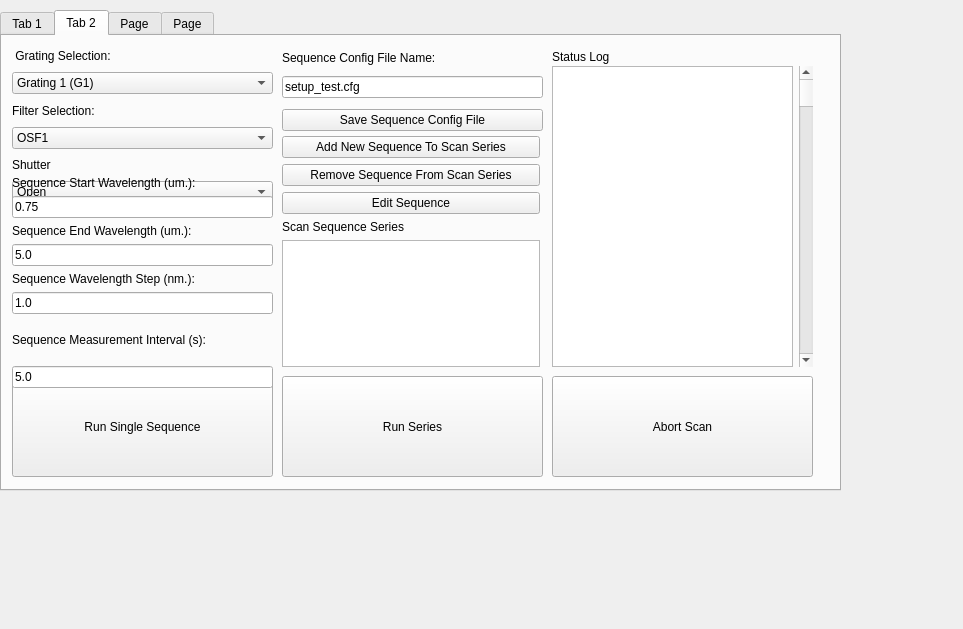
<?xml version="1.0" encoding="UTF-8"?>
<ui version="4.0">
 <class>Dialog</class>
 <widget class="QDialog" name="Dialog">
  <property name="geometry">
   <rect>
    <x>0</x>
    <y>0</y>
    <width>963</width>
    <height>629</height>
   </rect>
  </property>
  <property name="windowTitle">
   <string>Dialog</string>
  </property>
  <widget class="QTabWidget" name="tabWidget">
   <property name="geometry">
    <rect>
     <x>0</x>
     <y>10</y>
     <width>841</width>
     <height>481</height>
    </rect>
   </property>
   <property name="currentIndex">
    <number>1</number>
   </property>
   <widget class="QWidget" name="tab1_series_scan">
    <attribute name="title">
     <string>Tab 1</string>
    </attribute>
    <widget class="QListWidget" name="sequence_config_files_tab1">
     <property name="geometry">
      <rect>
       <x>280</x>
       <y>180</y>
       <width>261</width>
       <height>151</height>
      </rect>
     </property>
     <property name="dragDropMode">
      <enum>QAbstractItemView::DragDrop</enum>
     </property>
    </widget>
    <widget class="QLabel" name="sequence_progress_label_tab1">
     <property name="geometry">
      <rect>
       <x>280</x>
       <y>10</y>
       <width>211</width>
       <height>21</height>
      </rect>
     </property>
     <property name="text">
      <string>Current Sequence Progress</string>
     </property>
    </widget>
    <widget class="QProgressBar" name="sequence_progressBar_tab1">
     <property name="geometry">
      <rect>
       <x>280</x>
       <y>30</y>
       <width>251</width>
       <height>23</height>
      </rect>
     </property>
     <property name="value">
      <number>24</number>
     </property>
    </widget>
    <widget class="QLabel" name="series_progress_label_tab1">
     <property name="geometry">
      <rect>
       <x>280</x>
       <y>50</y>
       <width>221</width>
       <height>20</height>
      </rect>
     </property>
     <property name="text">
      <string>Scan Sequence Series Progress</string>
     </property>
    </widget>
    <widget class="QProgressBar" name="series_progressBar_tab1">
     <property name="geometry">
      <rect>
       <x>280</x>
       <y>70</y>
       <width>251</width>
       <height>23</height>
      </rect>
     </property>
     <property name="value">
      <number>24</number>
     </property>
    </widget>
    <widget class="QLabel" name="sequence_config_files_label_tab1">
     <property name="geometry">
      <rect>
       <x>280</x>
       <y>160</y>
       <width>221</width>
       <height>21</height>
      </rect>
     </property>
     <property name="text">
      <string>Scan Sequence Series Config Files</string>
     </property>
    </widget>
    <widget class="QPushButton" name="run_single_tab1">
     <property name="geometry">
      <rect>
       <x>10</x>
       <y>340</y>
       <width>261</width>
       <height>101</height>
      </rect>
     </property>
     <property name="text">
      <string>Run Single Sequence</string>
     </property>
    </widget>
    <widget class="QPushButton" name="run_series_tab1">
     <property name="geometry">
      <rect>
       <x>280</x>
       <y>340</y>
       <width>261</width>
       <height>101</height>
      </rect>
     </property>
     <property name="text">
      <string>Run Series</string>
     </property>
    </widget>
    <widget class="QPushButton" name="abort_scan_button_tab1">
     <property name="geometry">
      <rect>
       <x>550</x>
       <y>340</y>
       <width>261</width>
       <height>101</height>
      </rect>
     </property>
     <property name="text">
      <string>Abort Scan</string>
     </property>
    </widget>
    <widget class="QLabel" name="saved_configs_label_tab1">
     <property name="geometry">
      <rect>
       <x>10</x>
       <y>10</y>
       <width>221</width>
       <height>21</height>
      </rect>
     </property>
     <property name="text">
      <string>Saved Sequence Config Files</string>
     </property>
    </widget>
    <widget class="QLabel" name="status_log_label_tab1">
     <property name="geometry">
      <rect>
       <x>550</x>
       <y>10</y>
       <width>101</width>
       <height>21</height>
      </rect>
     </property>
     <property name="text">
      <string>Status Log</string>
     </property>
    </widget>
    <widget class="QPushButton" name="remove_sequence_button_tab1">
     <property name="geometry">
      <rect>
       <x>280</x>
       <y>130</y>
       <width>261</width>
       <height>23</height>
      </rect>
     </property>
     <property name="text">
      <string>Remove Sequence From Scan Series</string>
     </property>
    </widget>
    <widget class="QPushButton" name="add_sequence_button_tab1">
     <property name="geometry">
      <rect>
       <x>280</x>
       <y>100</y>
       <width>261</width>
       <height>23</height>
      </rect>
     </property>
     <property name="sizePolicy">
      <sizepolicy hsizetype="Minimum" vsizetype="Maximum">
       <horstretch>0</horstretch>
       <verstretch>0</verstretch>
      </sizepolicy>
     </property>
     <property name="text">
      <string>Add New Sequence To Scan Series</string>
     </property>
    </widget>
    <widget class="QWidget" name="layoutWidget">
     <property name="geometry">
      <rect>
       <x>550</x>
       <y>30</y>
       <width>261</width>
       <height>301</height>
      </rect>
     </property>
     <layout class="QHBoxLayout" name="sl_horizontalLayout_tab1">
      <item>
       <widget class="QTextBrowser" name="sl_textBrowser_tab1"/>
      </item>
      <item>
       <widget class="QScrollBar" name="sl_scrollBar_tab1">
        <property name="orientation">
         <enum>Qt::Vertical</enum>
        </property>
       </widget>
      </item>
     </layout>
    </widget>
    <widget class="QWidget" name="layoutWidget_2">
     <property name="geometry">
      <rect>
       <x>10</x>
       <y>30</y>
       <width>261</width>
       <height>301</height>
      </rect>
     </property>
     <layout class="QHBoxLayout" name="scf_horizontalLayout_tab1">
      <item>
       <widget class="QListWidget" name="saved_config_files_tab1">
        <property name="dragEnabled">
         <bool>true</bool>
        </property>
        <property name="dragDropMode">
         <enum>QAbstractItemView::DragOnly</enum>
        </property>
        <property name="selectionMode">
         <enum>QAbstractItemView::MultiSelection</enum>
        </property>
       </widget>
      </item>
      <item>
       <widget class="QScrollBar" name="scf_scrollBar_tab1">
        <property name="orientation">
         <enum>Qt::Vertical</enum>
        </property>
       </widget>
      </item>
     </layout>
    </widget>
   </widget>
   <widget class="QWidget" name="tab2_single_scan">
    <attribute name="title">
     <string>Tab 2</string>
    </attribute>
    <widget class="QLabel" name="status_log_label_tab2">
     <property name="geometry">
      <rect>
       <x>550</x>
       <y>10</y>
       <width>91</width>
       <height>21</height>
      </rect>
     </property>
     <property name="text">
      <string>Status Log</string>
     </property>
    </widget>
    <widget class="QPushButton" name="run_series_tab2">
     <property name="geometry">
      <rect>
       <x>280</x>
       <y>340</y>
       <width>261</width>
       <height>101</height>
      </rect>
     </property>
     <property name="text">
      <string>Run Series</string>
     </property>
    </widget>
    <widget class="QPushButton" name="run_single_tab2">
     <property name="geometry">
      <rect>
       <x>10</x>
       <y>340</y>
       <width>261</width>
       <height>101</height>
      </rect>
     </property>
     <property name="text">
      <string>Run Single Sequence</string>
     </property>
    </widget>
    <widget class="QPushButton" name="abort_scan_button_tab2">
     <property name="geometry">
      <rect>
       <x>550</x>
       <y>340</y>
       <width>261</width>
       <height>101</height>
      </rect>
     </property>
     <property name="text">
      <string>Abort Scan</string>
     </property>
    </widget>
    <widget class="QWidget" name="layoutWidget_3">
     <property name="geometry">
      <rect>
       <x>550</x>
       <y>30</y>
       <width>261</width>
       <height>301</height>
      </rect>
     </property>
     <layout class="QHBoxLayout" name="sl_horizontalLayout_tab2">
      <item>
       <widget class="QTextBrowser" name="sl_textBrowser_tab2"/>
      </item>
      <item>
       <widget class="QScrollBar" name="sl_scrollBar_tab2">
        <property name="orientation">
         <enum>Qt::Vertical</enum>
        </property>
       </widget>
      </item>
     </layout>
    </widget>
    <widget class="QWidget" name="layoutWidget">
     <property name="geometry">
      <rect>
       <x>10</x>
       <y>10</y>
       <width>261</width>
       <height>157</height>
      </rect>
     </property>
     <layout class="QVBoxLayout" name="verticalLayout">
      <item>
       <widget class="QLabel" name="grating_select_label_tab2">
        <property name="text">
         <string> Grating Selection:</string>
        </property>
       </widget>
      </item>
      <item>
       <widget class="QComboBox" name="grating_select_cbox_tab2">
        <property name="currentIndex">
         <number>0</number>
        </property>
        <item>
         <property name="text">
          <string>Grating 1 (G1)</string>
         </property>
        </item>
        <item>
         <property name="text">
          <string>Grating 2 (G2)</string>
         </property>
        </item>
        <item>
         <property name="text">
          <string>Grating 3 (G3)</string>
         </property>
        </item>
       </widget>
      </item>
      <item>
       <widget class="QLabel" name="osf_select_label_tab2">
        <property name="text">
         <string>Filter Selection:</string>
        </property>
       </widget>
      </item>
      <item>
       <widget class="QComboBox" name="osf_select_cbox">
        <item>
         <property name="text">
          <string>OSF1</string>
         </property>
        </item>
        <item>
         <property name="text">
          <string>OSF2</string>
         </property>
        </item>
        <item>
         <property name="text">
          <string>OSF3</string>
         </property>
        </item>
        <item>
         <property name="text">
          <string>OSF4</string>
         </property>
        </item>
       </widget>
      </item>
      <item>
       <widget class="QLabel" name="shutter_position_label_tab2">
        <property name="text">
         <string>Shutter</string>
        </property>
       </widget>
      </item>
      <item>
       <widget class="QComboBox" name="shutter_position_cbox_tab2">
        <item>
         <property name="text">
          <string>Open</string>
         </property>
        </item>
        <item>
         <property name="text">
          <string>Closed</string>
         </property>
        </item>
       </widget>
      </item>
     </layout>
    </widget>
    <widget class="QWidget" name="layoutWidget">
     <property name="geometry">
      <rect>
       <x>280</x>
       <y>10</y>
       <width>261</width>
       <height>91</height>
      </rect>
     </property>
     <layout class="QVBoxLayout" name="verticalLayout_3">
      <item>
       <widget class="QLabel" name="sequence_name_label">
        <property name="sizePolicy">
         <sizepolicy hsizetype="Preferred" vsizetype="Maximum">
          <horstretch>0</horstretch>
          <verstretch>0</verstretch>
         </sizepolicy>
        </property>
        <property name="text">
         <string>Sequence Config File Name:</string>
        </property>
       </widget>
      </item>
      <item>
       <widget class="QLineEdit" name="sequence_name_ledit">
        <property name="text">
         <string>setup_test.cfg</string>
        </property>
        <property name="placeholderText">
         <string/>
        </property>
       </widget>
      </item>
      <item>
       <widget class="QPushButton" name="save_sequence_pushButton_4_tab2">
        <property name="text">
         <string>Save Sequence Config File</string>
        </property>
       </widget>
      </item>
     </layout>
    </widget>
    <widget class="QWidget" name="layoutWidget">
     <property name="geometry">
      <rect>
       <x>280</x>
       <y>100</y>
       <width>258</width>
       <height>231</height>
      </rect>
     </property>
     <layout class="QVBoxLayout" name="verticalLayout_4">
      <item>
       <widget class="QPushButton" name="add_sequence_button_tab2">
        <property name="sizePolicy">
         <sizepolicy hsizetype="Minimum" vsizetype="Maximum">
          <horstretch>0</horstretch>
          <verstretch>0</verstretch>
         </sizepolicy>
        </property>
        <property name="text">
         <string>Add New Sequence To Scan Series</string>
        </property>
       </widget>
      </item>
      <item>
       <widget class="QPushButton" name="remove_sequence_button_tab2">
        <property name="text">
         <string>Remove Sequence From Scan Series</string>
        </property>
       </widget>
      </item>
      <item>
       <widget class="QPushButton" name="edit_sequence_button_tab2">
        <property name="text">
         <string>Edit Sequence</string>
        </property>
       </widget>
      </item>
      <item>
       <widget class="QLabel" name="sequence_config_files_label_tab2">
        <property name="text">
         <string>Scan Sequence Series</string>
        </property>
       </widget>
      </item>
      <item>
       <widget class="QListWidget" name="sequence_config_files_tab2">
        <property name="dragDropMode">
         <enum>QAbstractItemView::InternalMove</enum>
        </property>
       </widget>
      </item>
     </layout>
    </widget>
    <widget class="QWidget" name="layoutWidget">
     <property name="geometry">
      <rect>
       <x>10</x>
       <y>140</y>
       <width>261</width>
       <height>212</height>
      </rect>
     </property>
     <layout class="QVBoxLayout" name="verticalLayout_2">
      <item>
       <widget class="QLabel" name="sequence_start_wave_label">
        <property name="sizePolicy">
         <sizepolicy hsizetype="Maximum" vsizetype="Maximum">
          <horstretch>0</horstretch>
          <verstretch>0</verstretch>
         </sizepolicy>
        </property>
        <property name="text">
         <string>Sequence Start Wavelength (um.):</string>
        </property>
       </widget>
      </item>
      <item>
       <widget class="QLineEdit" name="sequence_wave_start_ledit">
        <property name="sizePolicy">
         <sizepolicy hsizetype="Expanding" vsizetype="Maximum">
          <horstretch>0</horstretch>
          <verstretch>0</verstretch>
         </sizepolicy>
        </property>
        <property name="text">
         <string>0.75</string>
        </property>
        <property name="placeholderText">
         <string/>
        </property>
       </widget>
      </item>
      <item>
       <widget class="QLabel" name="sequence_end_wave_label">
        <property name="sizePolicy">
         <sizepolicy hsizetype="Maximum" vsizetype="Maximum">
          <horstretch>0</horstretch>
          <verstretch>0</verstretch>
         </sizepolicy>
        </property>
        <property name="text">
         <string>Sequence End Wavelength (um.):</string>
        </property>
       </widget>
      </item>
      <item>
       <widget class="QLineEdit" name="sequence_wave_end_ledit">
        <property name="sizePolicy">
         <sizepolicy hsizetype="Expanding" vsizetype="Maximum">
          <horstretch>0</horstretch>
          <verstretch>0</verstretch>
         </sizepolicy>
        </property>
        <property name="text">
         <string>5.0</string>
        </property>
        <property name="placeholderText">
         <string/>
        </property>
       </widget>
      </item>
      <item>
       <widget class="QLabel" name="sequence_wave_step_label">
        <property name="sizePolicy">
         <sizepolicy hsizetype="Maximum" vsizetype="Maximum">
          <horstretch>0</horstretch>
          <verstretch>0</verstretch>
         </sizepolicy>
        </property>
        <property name="text">
         <string>Sequence Wavelength Step (nm.):</string>
        </property>
       </widget>
      </item>
      <item>
       <widget class="QLineEdit" name="sequence_wave_step_ledit">
        <property name="sizePolicy">
         <sizepolicy hsizetype="Expanding" vsizetype="Maximum">
          <horstretch>0</horstretch>
          <verstretch>0</verstretch>
         </sizepolicy>
        </property>
        <property name="text">
         <string>1.0</string>
        </property>
        <property name="placeholderText">
         <string>1.0</string>
        </property>
       </widget>
      </item>
      <item>
       <widget class="QLabel" name="sequence_measure_int_label">
        <property name="text">
         <string>Sequence Measurement Interval (s):</string>
        </property>
       </widget>
      </item>
      <item>
       <widget class="QLineEdit" name="sequence_measure_int_ledit">
        <property name="text">
         <string>5.0</string>
        </property>
        <property name="placeholderText">
         <string/>
        </property>
       </widget>
      </item>
     </layout>
    </widget>
   </widget>
   <widget class="QWidget" name="tab3_settings">
    <attribute name="title">
     <string>Page</string>
    </attribute>
    <widget class="QLabel" name="metadata_label_tab3">
     <property name="geometry">
      <rect>
       <x>10</x>
       <y>130</y>
       <width>131</width>
       <height>21</height>
      </rect>
     </property>
     <property name="text">
      <string>Metadata to Include</string>
     </property>
    </widget>
    <widget class="QCheckBox" name="checkBox">
     <property name="geometry">
      <rect>
       <x>10</x>
       <y>150</y>
       <width>141</width>
       <height>21</height>
      </rect>
     </property>
     <property name="text">
      <string>Cryo_Temperature</string>
     </property>
    </widget>
    <widget class="QCheckBox" name="checkBox_2">
     <property name="geometry">
      <rect>
       <x>10</x>
       <y>170</y>
       <width>141</width>
       <height>21</height>
      </rect>
     </property>
     <property name="text">
      <string>Power_Meter</string>
     </property>
    </widget>
    <widget class="QCheckBox" name="checkBox_3">
     <property name="geometry">
      <rect>
       <x>10</x>
       <y>190</y>
       <width>141</width>
       <height>21</height>
      </rect>
     </property>
     <property name="text">
      <string>Filter_Wheel_1</string>
     </property>
    </widget>
    <widget class="QCheckBox" name="checkBox_4">
     <property name="geometry">
      <rect>
       <x>10</x>
       <y>210</y>
       <width>141</width>
       <height>21</height>
      </rect>
     </property>
     <property name="text">
      <string>Filter_Wheel_2</string>
     </property>
    </widget>
    <widget class="QCheckBox" name="checkBox_5">
     <property name="geometry">
      <rect>
       <x>10</x>
       <y>230</y>
       <width>141</width>
       <height>21</height>
      </rect>
     </property>
     <property name="text">
      <string>Grating</string>
     </property>
    </widget>
    <widget class="QCheckBox" name="checkBox_6">
     <property name="geometry">
      <rect>
       <x>10</x>
       <y>250</y>
       <width>141</width>
       <height>21</height>
      </rect>
     </property>
     <property name="text">
      <string>Wavelength</string>
     </property>
    </widget>
    <widget class="QCheckBox" name="checkBox_7">
     <property name="geometry">
      <rect>
       <x>10</x>
       <y>270</y>
       <width>201</width>
       <height>21</height>
      </rect>
     </property>
     <property name="text">
      <string>Measurement_Interval</string>
     </property>
    </widget>
    <widget class="QLabel" name="keywords_label_tab3">
     <property name="geometry">
      <rect>
       <x>10</x>
       <y>280</y>
       <width>121</width>
       <height>41</height>
      </rect>
     </property>
     <property name="text">
      <string>Search Keywords:</string>
     </property>
    </widget>
    <widget class="QLineEdit" name="storage_path_lineEdit_tab3">
     <property name="geometry">
      <rect>
       <x>10</x>
       <y>60</y>
       <width>261</width>
       <height>20</height>
      </rect>
     </property>
     <property name="text">
      <string>/data/big_data/</string>
     </property>
     <property name="placeholderText">
      <string/>
     </property>
    </widget>
    <widget class="QLabel" name="storage_path_label_tab3">
     <property name="geometry">
      <rect>
       <x>10</x>
       <y>40</y>
       <width>121</width>
       <height>21</height>
      </rect>
     </property>
     <property name="text">
      <string>Storage Path:</string>
     </property>
    </widget>
    <widget class="QLineEdit" name="filename_suffix_lineEdit_tab3">
     <property name="geometry">
      <rect>
       <x>10</x>
       <y>100</y>
       <width>261</width>
       <height>20</height>
      </rect>
     </property>
     <property name="text">
      <string>_30042021_1701</string>
     </property>
     <property name="placeholderText">
      <string/>
     </property>
    </widget>
    <widget class="QLabel" name="filename_suffix_label_tab3">
     <property name="geometry">
      <rect>
       <x>10</x>
       <y>80</y>
       <width>121</width>
       <height>21</height>
      </rect>
     </property>
     <property name="text">
      <string>Filename Suffix:</string>
     </property>
    </widget>
    <widget class="QLabel" name="data_format_label_tab3">
     <property name="geometry">
      <rect>
       <x>280</x>
       <y>13</y>
       <width>81</width>
       <height>20</height>
      </rect>
     </property>
     <property name="text">
      <string>Data Format:</string>
     </property>
    </widget>
    <widget class="QComboBox" name="data_format_comboBox_tab3">
     <property name="geometry">
      <rect>
       <x>370</x>
       <y>10</y>
       <width>171</width>
       <height>22</height>
      </rect>
     </property>
     <item>
      <property name="text">
       <string>.csv</string>
      </property>
     </item>
     <item>
      <property name="text">
       <string>.json</string>
      </property>
     </item>
     <item>
      <property name="text">
       <string>.parquet</string>
      </property>
     </item>
    </widget>
    <widget class="QComboBox" name="compression_comboBox_tab3">
     <property name="geometry">
      <rect>
       <x>370</x>
       <y>47</y>
       <width>171</width>
       <height>22</height>
      </rect>
     </property>
     <item>
      <property name="text">
       <string>.zip</string>
      </property>
     </item>
     <item>
      <property name="text">
       <string>.tgz</string>
      </property>
     </item>
     <item>
      <property name="text">
       <string>.tar</string>
      </property>
     </item>
    </widget>
    <widget class="QLabel" name="compresssion_label_tab3">
     <property name="geometry">
      <rect>
       <x>280</x>
       <y>50</y>
       <width>81</width>
       <height>20</height>
      </rect>
     </property>
     <property name="text">
      <string>Compression:</string>
     </property>
    </widget>
    <widget class="QLineEdit" name="keywords_lineEdit_tab3">
     <property name="geometry">
      <rect>
       <x>10</x>
       <y>310</y>
       <width>261</width>
       <height>20</height>
      </rect>
     </property>
     <property name="text">
      <string>Test, Development</string>
     </property>
     <property name="placeholderText">
      <string/>
     </property>
    </widget>
    <widget class="QCheckBox" name="overwrite_checkBox_tab3">
     <property name="geometry">
      <rect>
       <x>280</x>
       <y>140</y>
       <width>221</width>
       <height>31</height>
      </rect>
     </property>
     <property name="text">
      <string>Overwrite Without Warning</string>
     </property>
    </widget>
    <widget class="QPushButton" name="run_single_tab3">
     <property name="geometry">
      <rect>
       <x>10</x>
       <y>340</y>
       <width>261</width>
       <height>101</height>
      </rect>
     </property>
     <property name="text">
      <string>Run Single Sequence</string>
     </property>
    </widget>
    <widget class="QLabel" name="status_log_label_tab3">
     <property name="geometry">
      <rect>
       <x>550</x>
       <y>10</y>
       <width>91</width>
       <height>21</height>
      </rect>
     </property>
     <property name="text">
      <string>Status Log</string>
     </property>
    </widget>
    <widget class="QPushButton" name="abort_scan_button_tab3">
     <property name="geometry">
      <rect>
       <x>550</x>
       <y>340</y>
       <width>261</width>
       <height>101</height>
      </rect>
     </property>
     <property name="text">
      <string>Abort Scan</string>
     </property>
    </widget>
    <widget class="QPushButton" name="run_series_tab3">
     <property name="geometry">
      <rect>
       <x>280</x>
       <y>340</y>
       <width>261</width>
       <height>101</height>
      </rect>
     </property>
     <property name="text">
      <string>Run Series</string>
     </property>
    </widget>
    <widget class="QPushButton" name="add_sequence_button_tab3">
     <property name="geometry">
      <rect>
       <x>280</x>
       <y>80</y>
       <width>261</width>
       <height>23</height>
      </rect>
     </property>
     <property name="sizePolicy">
      <sizepolicy hsizetype="Minimum" vsizetype="Maximum">
       <horstretch>0</horstretch>
       <verstretch>0</verstretch>
      </sizepolicy>
     </property>
     <property name="text">
      <string>Add New Sequence To Scan Series</string>
     </property>
    </widget>
    <widget class="QPushButton" name="remove_sequence_button_tab3">
     <property name="geometry">
      <rect>
       <x>280</x>
       <y>110</y>
       <width>261</width>
       <height>23</height>
      </rect>
     </property>
     <property name="text">
      <string>Remove Sequence From Scan Series</string>
     </property>
    </widget>
    <widget class="QLabel" name="sequence_config_files_label_tab3">
     <property name="geometry">
      <rect>
       <x>280</x>
       <y>170</y>
       <width>161</width>
       <height>31</height>
      </rect>
     </property>
     <property name="text">
      <string>Scan Sequence Series</string>
     </property>
    </widget>
    <widget class="QListWidget" name="sequence_config_files_tab3">
     <property name="geometry">
      <rect>
       <x>280</x>
       <y>200</y>
       <width>261</width>
       <height>131</height>
      </rect>
     </property>
     <property name="dragDropMode">
      <enum>QAbstractItemView::InternalMove</enum>
     </property>
    </widget>
    <widget class="QWidget" name="layoutWidget_4">
     <property name="geometry">
      <rect>
       <x>550</x>
       <y>30</y>
       <width>261</width>
       <height>301</height>
      </rect>
     </property>
     <layout class="QHBoxLayout" name="sl_horizontalLayout_tab3">
      <item>
       <widget class="QTextBrowser" name="sl_textBrowser_tab3"/>
      </item>
      <item>
       <widget class="QScrollBar" name="sl_scrollBar_tab3">
        <property name="orientation">
         <enum>Qt::Vertical</enum>
        </property>
       </widget>
      </item>
     </layout>
    </widget>
    <widget class="QLabel" name="config_path_label_tab3">
     <property name="geometry">
      <rect>
       <x>10</x>
       <y>0</y>
       <width>121</width>
       <height>21</height>
      </rect>
     </property>
     <property name="text">
      <string>Config Files Path:</string>
     </property>
    </widget>
    <widget class="QLineEdit" name="config_path_lineEdit_tab3">
     <property name="geometry">
      <rect>
       <x>10</x>
       <y>20</y>
       <width>261</width>
       <height>20</height>
      </rect>
     </property>
     <property name="text">
      <string>../../config/</string>
     </property>
     <property name="placeholderText">
      <string/>
     </property>
    </widget>
   </widget>
   <widget class="QWidget" name="tab4_manual">
    <attribute name="title">
     <string>Page</string>
    </attribute>
    <widget class="QWidget" name="layoutWidget_5">
     <property name="geometry">
      <rect>
       <x>10</x>
       <y>0</y>
       <width>411</width>
       <height>250</height>
      </rect>
     </property>
     <layout class="QGridLayout" name="gridLayout_9">
      <item row="2" column="0">
       <widget class="QLineEdit" name="wavelength_current_ledit_tab4">
        <property name="enabled">
         <bool>false</bool>
        </property>
        <property name="text">
         <string/>
        </property>
       </widget>
      </item>
      <item row="4" column="0">
       <widget class="QLineEdit" name="osf_current_ledit_tab4">
        <property name="enabled">
         <bool>false</bool>
        </property>
       </widget>
      </item>
      <item row="1" column="0">
       <widget class="QLabel" name="wavelength_current_label_tab4">
        <property name="text">
         <string>Wavelength (um.):</string>
        </property>
       </widget>
      </item>
      <item row="7" column="0">
       <widget class="QLabel" name="shutter_current_label_tab4">
        <property name="text">
         <string>Shutter:</string>
        </property>
       </widget>
      </item>
      <item row="6" column="0">
       <widget class="QLineEdit" name="grating_current_ledit_tab4">
        <property name="enabled">
         <bool>false</bool>
        </property>
       </widget>
      </item>
      <item row="0" column="0">
       <widget class="QLabel" name="curent_parameters_title">
        <property name="font">
         <font>
          <pointsize>14</pointsize>
          <weight>75</weight>
          <bold>true</bold>
         </font>
        </property>
        <property name="text">
         <string>Current Parameters:</string>
        </property>
       </widget>
      </item>
      <item row="5" column="0">
       <widget class="QLabel" name="grating_current_label_tab4">
        <property name="text">
         <string>Grating:</string>
        </property>
       </widget>
      </item>
      <item row="8" column="0">
       <widget class="QLineEdit" name="shutter_current_ledit_tab4">
        <property name="enabled">
         <bool>false</bool>
        </property>
       </widget>
      </item>
      <item row="3" column="0">
       <widget class="QLabel" name="osf_current_label_tab4">
        <property name="text">
         <string>Filter:</string>
        </property>
       </widget>
      </item>
     </layout>
    </widget>
    <widget class="QWidget" name="layoutWidget_6">
     <property name="geometry">
      <rect>
       <x>430</x>
       <y>0</y>
       <width>401</width>
       <height>247</height>
      </rect>
     </property>
     <layout class="QGridLayout" name="gridLayout_10">
      <item row="8" column="0">
       <widget class="QComboBox" name="shutter_new_cbox_tab4">
        <property name="editable">
         <bool>true</bool>
        </property>
        <item>
         <property name="text">
          <string>Open</string>
         </property>
        </item>
        <item>
         <property name="text">
          <string>Close</string>
         </property>
        </item>
       </widget>
      </item>
      <item row="0" column="0">
       <widget class="QLabel" name="new_parameters_title">
        <property name="font">
         <font>
          <pointsize>14</pointsize>
          <weight>75</weight>
          <bold>true</bold>
         </font>
        </property>
        <property name="text">
         <string>New Parameters:</string>
        </property>
       </widget>
      </item>
      <item row="2" column="0">
       <widget class="QLineEdit" name="wavelength_new_ledit_tab4"/>
      </item>
      <item row="5" column="0">
       <widget class="QLabel" name="grating_new_label_tab4">
        <property name="text">
         <string>Grating:</string>
        </property>
       </widget>
      </item>
      <item row="1" column="0">
       <widget class="QLabel" name="wavelength_new_label_tab4">
        <property name="text">
         <string>Wavelength (um.):</string>
        </property>
       </widget>
      </item>
      <item row="3" column="0">
       <widget class="QLabel" name="osf_new_label_tab4">
        <property name="text">
         <string>Filter:</string>
        </property>
       </widget>
      </item>
      <item row="7" column="0">
       <widget class="QLabel" name="shuttter_new_label_tab4">
        <property name="text">
         <string>Shutter:</string>
        </property>
       </widget>
      </item>
      <item row="4" column="0">
       <widget class="QComboBox" name="osf_new_cbox_tab4">
        <property name="editable">
         <bool>true</bool>
        </property>
        <item>
         <property name="text">
          <string>OSF1</string>
         </property>
        </item>
        <item>
         <property name="text">
          <string>OSF2</string>
         </property>
        </item>
        <item>
         <property name="text">
          <string>OSF3</string>
         </property>
        </item>
        <item>
         <property name="text">
          <string>OSF4</string>
         </property>
        </item>
       </widget>
      </item>
      <item row="6" column="0">
       <widget class="QComboBox" name="grating_new_cbox_tab4">
        <property name="editable">
         <bool>true</bool>
        </property>
        <item>
         <property name="text">
          <string>G1</string>
         </property>
        </item>
        <item>
         <property name="text">
          <string>G2</string>
         </property>
        </item>
        <item>
         <property name="text">
          <string>G3</string>
         </property>
        </item>
       </widget>
      </item>
     </layout>
    </widget>
    <widget class="QWidget" name="layoutWidget_7">
     <property name="geometry">
      <rect>
       <x>10</x>
       <y>250</y>
       <width>821</width>
       <height>201</height>
      </rect>
     </property>
     <layout class="QGridLayout" name="gridLayout_15">
      <item row="0" column="0">
       <widget class="QPushButton" name="set_parameters_button_tab4">
        <property name="sizePolicy">
         <sizepolicy hsizetype="Minimum" vsizetype="Minimum">
          <horstretch>0</horstretch>
          <verstretch>0</verstretch>
         </sizepolicy>
        </property>
        <property name="text">
         <string>Set Parameters</string>
        </property>
       </widget>
      </item>
      <item row="1" column="0">
       <widget class="QPushButton" name="abort_manual_button_tab4">
        <property name="sizePolicy">
         <sizepolicy hsizetype="Minimum" vsizetype="Minimum">
          <horstretch>0</horstretch>
          <verstretch>0</verstretch>
         </sizepolicy>
        </property>
        <property name="text">
         <string>Abort</string>
        </property>
       </widget>
      </item>
     </layout>
    </widget>
   </widget>
  </widget>
 </widget>
 <resources/>
 <connections/>
</ui>
